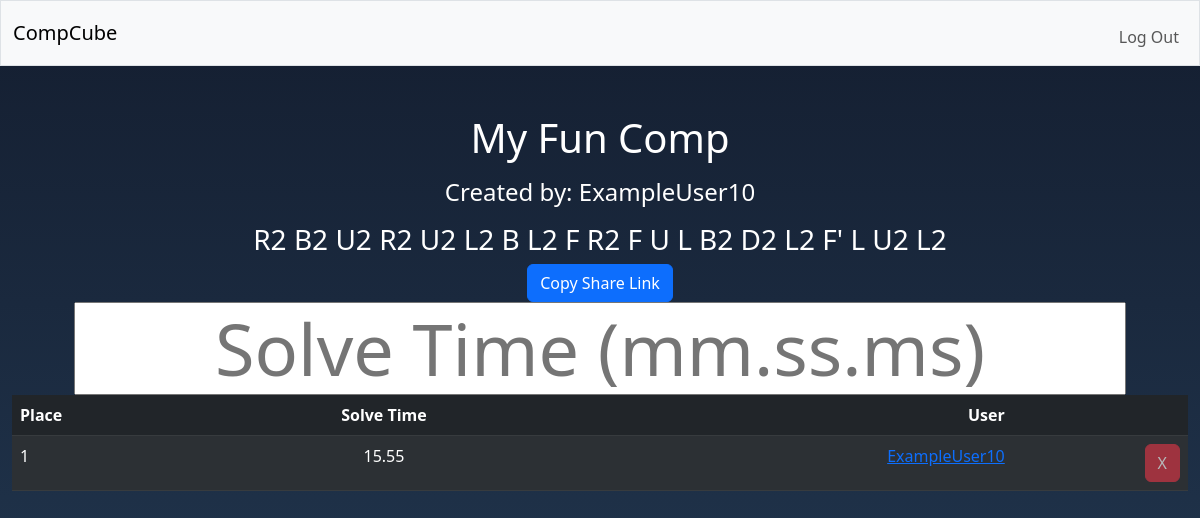
The page /comps/14 (signed in) on the database its author committed.
### tables this page shows
CREATE TABLE competitions (
comp_id INTEGER PRIMARY KEY AUTOINCREMENT NOT NULL,
scramble TEXT NOT NULL,
datetime TEXT,
name TEXT,
creator_id INTEGER NOT NULL,
FOREIGN KEY (creator_id) REFERENCES users (id)
);

CREATE TABLE users (
id INTEGER PRIMARY KEY AUTOINCREMENT NOT NULL,
username TEXT NOT NULL UNIQUE,
hash TEXT NOT NULL
);

CREATE TABLE solves (
solve_id INTEGER PRIMARY KEY AUTOINCREMENT NOT NULL,
time NUMERIC NOT NULL,
user_id INTEGER NOT NULL,
comp_id INTEGER NOT NULL,
FOREIGN KEY (user_id) REFERENCES users (id),
FOREIGN KEY (comp_id) REFERENCES competitions (comp_id)
);

### app.py (the view, shortened to what this page needs)
@app.route('/comps/<comp_id>', methods=["GET", "POST"])
@login_required
def comps(comp_id):
    try:
        comp_id = int(comp_id)
    except ValueError:
        return redirect(url_for('index'))
    competition = db.execute('SELECT name, scramble, comp_id, username as creator, users.id as user_id FROM competitions '
                             'JOIN users ON competitions.creator_id = users.id '
                             'WHERE comp_id = ?', comp_id)
    try:
        competition[0]
    except IndexError:
        return redirect(url_for('index'))
    solves = db.execute('SELECT time, username, user_id, creator_id, solves.comp_id as comp_id FROM solves '
                        'JOIN users u on solves.user_id = u.id JOIN competitions c on c.comp_id = solves.comp_id '
                        'WHERE solves.comp_id = ? '
                        'ORDER BY solve_id DESC',
                        comp_id)
    return render_template('competition.html', competition=competition[0], solves=solves)

### app.py (called while the page is built)
@app.after_request
def after_request(response):
    response.headers["Cache-Control"] = "no-cache, no-store, must-revalidate"
    response.headers["Expires"] = 0
    response.headers["Pragma"] = "no-cache"
    return response

### helpers.py (called while the page is built)
def login_required(f):
    @wraps(f)
    def decorated_func(*args, **kwargs):
        if session.get("user_id") is None:
            return redirect("/login")
        return f(*args, **kwargs)
    return decorated_func

def format_time(time_msec):
    m = 0
    s = 0
    ms = 0
    while time_msec > 0:
        if time_msec >= 60000:
            m += 1
            time_msec -= 60000
        elif time_msec >= 1000:
            s += 1
            time_msec -= 1000
        else:
            ms = time_msec
            time_msec = 0
    if m > 0:
        return f"{m:02}:{s:02}.{ms:02}"
    else:
        return f"{s:02}.{ms:02}"

### templates/competition.html (shortened to what this page needs)
{%  extends "layout.html" %}
{% block main %}
    {% if competition %}
        <h1 class="mb-3">{{ competition.name }}</h1>
        <h4 class="mb-3">Created by: {{ competition.creator }}</h4>
        <h3>{{ competition.scramble }}</h3>
        <button class="btn btn-primary" onclick="copyToClip('/comps/{{competition.comp_id}}')">Copy Share Link</button>
        <form action="/comps/{{ competition.comp_id }}" method="post">
            <input class="m-xxl-5 display-2 text-center" type="text" placeholder="Solve Time (mm.ss.ms)" name="time" autofocus autocomplete="off">
        </form>
        {% if solves %}
            <table class="table table-dark table-striped">
                <thead>
                    <th scope="col" class="text-start">Place</th>
                    <th scope="col" class="text-center">Solve Time</th>
                    <th scope="col" class="text-end">User</th>
                    <th scope="col" class="text-end"></th>
                </thead>
                <tbody>
                    {% for solve in solves %}
                        <tr>
                            <td class="text-start">{{ loop.index }}</td>
                            <td class="text-center">{{ solve.time | solve_time }}</td>
                            <td class="text-end"><a href="/users/{{solve.user_id}}">{{solve.username}}</a></td>
                            <form action="/remove/{{ solve.comp_id }}" method="post">
                                {% if session["user_id"] == solve.creator_id or session["user_id"] == solve.user_id %}
                                    <input name="solve_id" type="hidden" value="{{ solve.user_id }}">
                                    <td class="text-end"><button class="btn btn-danger">X</button></td>
                                {% else  %}
                                    <td class="text-end"><button class="btn btn-danger" disabled>X</button></td>
                                {% endif %}
                            </form>
                        </tr>
                    {% endfor %}
                </tbody>
            </table>
        {% endif %}
    {% endif %}
{% endblock %}

### static/style.css (style rules this page uses)
body { color: #fff; background: linear-gradient(#141e30, #243b55) no-repeat fixed; }

### rows shown on the page
competitions: name "My Fun Comp", scramble "R2 B2 U2 R2 U2 L2 B L2 F R2 F U L B2 D2 L2 F' L U2 L2"
users: creator "ExampleUser10"
solves: time|solve_time "15.55", username "ExampleUser10", shows "X"
